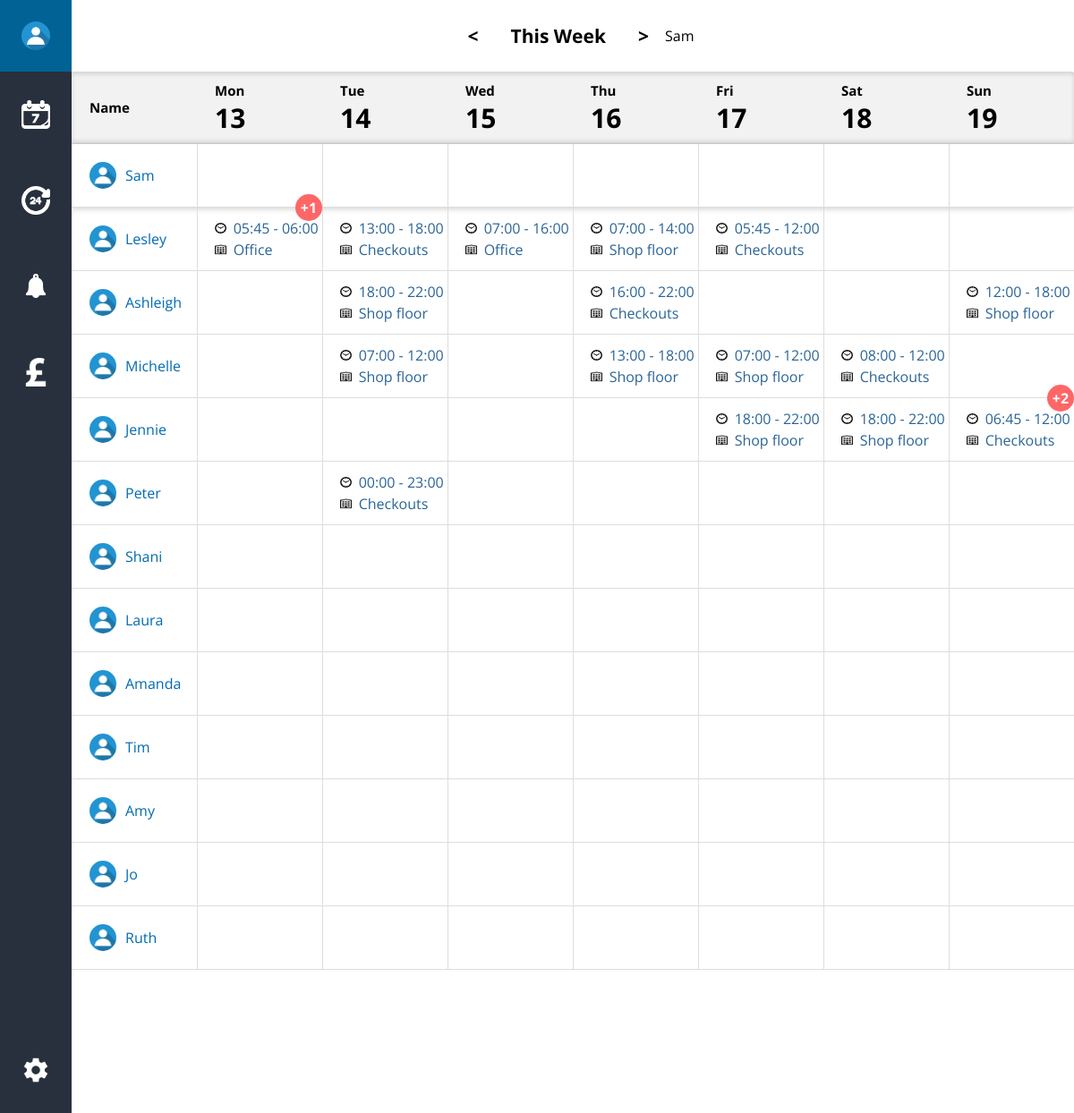
Page /overview?login=success (signed in) on the committed database.
### tables this page shows
CREATE TABLE IF NOT EXISTS `tblemployee` (
  `EmployeeID` int(11) NOT NULL AUTO_INCREMENT,
  `OrganizationID` int(11) NOT NULL,
  `EmployeeFirst` varchar(256) NOT NULL,
  `EmployeeLast` varchar(256) NOT NULL,
  `EmployeeType` varchar(256) NOT NULL,
  `EmployeePayrate` decimal(11,2) NOT NULL,
  `EmployeeEmail` varchar(256) NOT NULL,
  `EmployeePassword` varchar(256) NOT NULL,
  PRIMARY KEY (`EmployeeID`),
  UNIQUE KEY `EmployeeID` (`EmployeeID`),
  KEY `OrganizationID` (`OrganizationID`)
);

CREATE TABLE IF NOT EXISTS `tblbook` (
  `EmployeeID` int(11) NOT NULL,
  `DepartmentID` int(11) NOT NULL,
  `BookID` int(11) NOT NULL AUTO_INCREMENT,
  `StartTime` time NOT NULL,
  `EndTime` time NOT NULL,
  `BookDate` date NOT NULL,
  PRIMARY KEY (`BookID`),
  UNIQUE KEY `EmployeeID` (`EmployeeID`,`DepartmentID`,`BookID`),
  KEY `DepartmentID` (`DepartmentID`)
);

CREATE TABLE IF NOT EXISTS `tbldepartment` (
  `DepartmentID` int(11) NOT NULL AUTO_INCREMENT,
  `DepartmentName` varchar(256) NOT NULL,
  `DepartmentMinEmployees` int(11) NOT NULL,
  PRIMARY KEY (`DepartmentID`),
  UNIQUE KEY `DepartmentID` (`DepartmentID`)
);

### includes/classes.php (called while the page is built, shortened)
<?php
require_once "dbh.inc.php";
class Employee{
    private $employeeID;
    private $employeeFirst;
    private $employeeLast;
    public function setByParams($id, $first, $last, $type, $payrate, $email, $orgID){
        $this->employeeID = $id;
        $this->employeeFirst = $first;
        $this->employeeLast = $last;
    }
    public function getName($length = "first"){
        if ($length == "full") {
            return $this->employeeFirst . " " . $this->employeeLast;
        } else {
            return $this->employeeFirst;
        }
    }
    public function getID(){
        return $this->employeeID;
    }
}
class HourTile{
    private $departmentID;
    private $startTime;
    private $endTime;
    public function setByParams($id, $empId, $depID, $start, $end, $date){
        $this->departmentID = $depID;
        $this->startTime = $start;
        $this->endTime = $end;
    }
    public function getStart(){
        return substr($this->startTime, 0, 5);
    }
    public function getEnd(){
        return substr($this->endTime, 0, 5);
    }
    public function getDepartment(){
        $dep = $this->departmentID;
        $query = "SELECT DepartmentName FROM tbldepartment WHERE DepartmentID='$dep'";
        $dbh = new Dbh();
        $name = $dbh->executeSelect($query);
        return $name[0]['DepartmentName'];
    }
}

### includes/dbh.inc.php (called while the page is built, shortened)
<?php
class Dbh{
    private $dbh;
    private $dbServername = "localhost";
    private $dbUsername = "root";
    private $dbPassword = "";
    private $dbName = "zerocontractor";
    public function __construct(){
        $this->dbh = new PDO("mysql:dbname=" . $this->dbName . ";host=" . $this->dbServername . ";",
        $this->dbUsername, $this->dbPassword);
    }
    public function executeSelect($query) {
        $this->dbh->setAttribute(PDO::ATTR_ERRMODE, PDO::ERRMODE_EXCEPTION);
        $stmt = $this->dbh->prepare($query);
        $result = $stmt->execute();
        $entry = $stmt->fetchAll(PDO::FETCH_ASSOC);
        return $entry;
    }
}

### overview.php (the view, shortened to what this page needs)
<?php
    require_once "includes/header.inc.php";
    require_once "includes/dbh.inc.php";
    require_once "includes/classes.php";
    $dbh = new Dbh();
    $week = "-4";
    $days = 7;
    if (isset($_SESSION)) {
        $user = new Employee();
        $user->setByParams($_SESSION['u_id'], $_SESSION['u_first'], $_SESSION['u_last'], $_SESSION['u_type'],
            $_SESSION['u_payrate'], $_SESSION['u_email'], $_SESSION['u_cuid']);
    }
?>
        <header id="header__overview-header">
            <nav class="overview-header__nav">
                <span><</span><span>This Week</span><span>></span>
                <?php echo $user->getName(); ?>
            </nav>
        </header>
        <?php require_once "includes/side-nav.inc.php" ?>
        <div id="overview-manager" class="overview-manager__container">
            <div class="overview-manager__table">
                <div class="overview-manager__row overview-manager__row--header">
                    <div class="overview-manager__cell overview-manager__cell--header">
                        <div class="cell__content"><div class="cell__text-content"><span>Name</span></div></div>
                    </div>
                    <?php
                        for ($i = 0; $i < $days; $i++) {
                            $date = new DateTime(date('Y-m-d', strtotime('monday ' . $week . ' week') + (($i + 1) * 86300)));
                    ?>
                    <div class="overview-manager__cell overview-manager__cell--header <?php if ($date->format('Y-m-d') == date('Y-m-d')) { echo "overview-manager__cell--today"; }?>">
                        <div class="cell__content">
                            <div class="cell__text-content">
                                <span><?php echo  $date->format('D'); ?></span>
                                <span class="day"><?php echo $date->format('d'); ?></span>
                            </div>
                        </div>
                    </div>
                        <?php } ?>
                </div>
                <?php
                    $query = "SELECT * FROM tblemployee";
                    $empResult = $dbh->executeSelect($query);
                    if ($empResult) {
                        foreach ($empResult as $emp) {
                            $employee = new Employee();
                            $employee->setByRow($emp);
                ?>
                <div class="overview-manager__row <?php if ($employee->getID() == $user->getID()) { echo "user"; } ?>">
                    <div class="overview-manager__cell">
                        <div class="cell__content cell__content--first">
                            <div class="cell__text-content">
                                <img src="media/img/icons/profile.jpg" class="user-pic" />
                                <span><?php echo $employee->getName(); ?></span>
                            </div>
                        </div>
                    </div>
                    <?php
                            for ($i = 1; $i < $days + 1; $i++) {
                                $select = $employee->getID();
                                $date = date('Y-m-d', strtotime('monday ' . $week . ' week') + ($i * 86300));
                                $query = "SELECT * FROM tblbook WHERE BookDate='$date' AND EmployeeID='$select' ORDER BY StartTime, EndTime";
                                $bookResult = $dbh->executeSelect($query);
                                if ($bookResult) {
                                    $bookedHours = new HourTile();
                                    $bookedHours->setByRow($bookResult[0]);
                    ?>
                    <div class="overview-manager__cell overview-manager__cell--button <?php if ($date == date('Y-m-d')) { echo "overview-manager__cell--today"; }?>">
                        <div class="cell__content cell__content--dropdown">
                            <div class="cell__text-content cell__text-content--responsive">
                                <span>
                                    <img src="media/img/icons/clock.png" alt="Clock time icon" class="img-small" />
                                    <?php echo $bookedHours->getStart(); ?> - <?php echo $bookedHours->getEnd(); ?>
                                </span>
                                <span>
                                    <img src="media/img/icons/department.png" clock="Department icon" class="img-small" />
                                    <?php echo $bookedHours->getDepartment(); ?>
                                </span>
                            </div>
                        </div>
                        <?php if (count($bookResult) > 1) { ?>
                            <div class="notification-bubble">+<?php echo count($bookResult) - 1;?></div>
                        <?php } ?>
                    </div>
                    <?php } else {  ?>
                    <div class="overview-manager__cell overview-manager__cell--button overview-manager__cell--empty <?php if ($date == date('Y-m-d')) { echo "overview-manager__cell--today"; }?>">
                        <div class="cell__content"></div>
                    </div>
                    <?php
                            }
                        }
                    ?>
                </div>
                <?php
                        }
                    } else {
                        echo "there is nothing to display here!";
                    }
                ?>
            </div>
            <div id="footer__overview-footer">
            </div>
        </div>
<?php
    require_once "includes/footer.inc.php";
?>

### css/main.css (style rules this page uses)
html, body, div, span, object, iframe, h1, h2, h3, h4, h5, h6, p, blockquote, pre, abbr, address, cite, code, del, dfn, em, img, ins, kbd, q, samp, small, strong, sub, sup, var, b, i, dl, dt, dd, ol, ul, li, fieldset, form, label, legend, table, caption, tbody, tfoot, thead, tr, th, td, article, aside, canvas, details, figcaption, figure, footer, header, hgroup, menu, nav, section, summary, time, mark, audio, video { margin: 0; padding: 0; border: 0; outline: 0; font-size: 100%; vertical-align: baseline; background: transparent; }
html, body { width: 100%; height: 100%; margin: 0; padding: 0; }
body { font-family: 'Open sans', 'sans-serif'; color: black; line-height: 1; }
article, aside, details, figcaption, figure, footer, header, hgroup, menu, nav, section { display: block; }
* { -webkit-box-sizing: content-box; box-sizing: content-box; }
header#header__overview-header { width: 100%; height: 80px; display: inline-block; position: relative; }
header#header__overview-header nav.overview-header__nav { margin-left: 80px; display: -webkit-box; display: -ms-flexbox; display: flex; -webkit-box-align: center; -ms-flex-align: center; align-items: center; -webkit-box-pack: center; -ms-flex-pack: center; justify-content: center; height: 100%; background-color: #fff; }
header#header__overview-header nav.overview-header__nav span { font-weight: bold; font-size: 21px; padding: 10px 18px; }
#overview-manager.overview-manager__container { margin-left: 80px; }
#overview-manager.overview-manager__container .overview-manager__table { width: 100%; font-size: 0; color: #2a6496; }
#overview-manager.overview-manager__container .overview-manager__table .overview-manager__row { width: 100%; border-bottom: 1px solid #ddd; cursor: pointer; -webkit-transition: .3s; transition: .3s; }
#overview-manager.overview-manager__container .overview-manager__table .overview-manager__row.user { -webkit-box-shadow: 0px 3px 5px rgba(0, 0, 0, 0.125), 0px -3px 5px rgba(0, 0, 0, 0.125); box-shadow: 0px 3px 5px rgba(0, 0, 0, 0.125), 0px -3px 5px rgba(0, 0, 0, 0.125); }
#overview-manager.overview-manager__container .overview-manager__table .overview-manager__row .overview-manager__cell--header { font-weight: bold; font-size: 15px; color: black; cursor: default; height: 80px; }
#overview-manager.overview-manager__container .overview-manager__table .overview-manager__row--header { background-color: #f2f2f2; border-radius: 2px 2px 0 0; -webkit-box-shadow: inset 0 3px 5px rgba(0, 0, 0, 0.125); box-shadow: inset 0 3px 5px rgba(0, 0, 0, 0.125); }
.overview-manager__cell { width: 12.5%; height: 70px; display: inline-block; font-size: 16px; vertical-align: top; text-align: left; position: relative; }
.overview-manager__cell .cell__content { width: 100%; height: 100%; display: -webkit-box; display: -ms-flexbox; display: flex; -webkit-box-align: center; -ms-flex-align: center; align-items: center; overflow: hidden; }
.overview-manager__cell .cell__content .cell__text-content span.day { font-size: 30px; }
.overview-manager__cell .cell__content .cell__text-content .user-pic { width: 30px; height: 30px; border-radius: 20px; }
.overview-manager__cell .cell__content.cell__content--first { border-right: 1px solid #ddd; color: #006bb2; overflow-wrap: break-word; }
.overview-manager__cell .cell__content.cell__content--first span { padding-left: 10px; }
.overview-manager__cell .cell__content.cell__content--first .cell__text-content { display: -webkit-box; display: -ms-flexbox; display: flex; -webkit-box-align: center; -ms-flex-align: center; align-items: center; }
.overview-manager__cell .notification-bubble { right: 0; top: -15px; width: 30px; height: 30px; line-height: 30px; font-weight: bold; }
.overview-manager__cell.overview-manager__cell--button:nth-last-child(n+2) .cell__content { border-right: 1px solid #ddd; }
.cell__text-content { margin-left: 20px; }
.cell__text-content span { display: block; padding: 4px 0; }
.cell__text-content .img-small { width: 12.5px; height: 12.5px; padding-right: 4px; }
#footer__overview-footer { width: 100%; height: 160px; }
.notification-bubble { position: absolute; width: 20px; height: 20px; background-color: #ff6666; color: white; top: 5px; right: 7px; text-align: center; vertical-align: middle; line-height: 20px; border-radius: 30px; }

### rows in the picture
tblemployee: EmployeeFirst "Sam"
tblemployee: EmployeeFirst "Lesley"
tblbook: StartTime "05:45", EndTime "06:00", DepartmentID.DepartmentName "Office", count($bookResult) - 1 "1"
tblbook: StartTime "13:00", EndTime "18:00", DepartmentID.DepartmentName "Checkouts"
tblbook: StartTime "07:00", EndTime "16:00", DepartmentID.DepartmentName "Office"
tblbook: StartTime "07:00", EndTime "14:00", DepartmentID.DepartmentName "Shop floor"
tblbook: StartTime "05:45", EndTime "12:00", DepartmentID.DepartmentName "Checkouts"
tblemployee: EmployeeFirst "Ashleigh"
tblbook: StartTime "18:00", EndTime "22:00", DepartmentID.DepartmentName "Shop floor"
tblbook: StartTime "16:00", EndTime "22:00", DepartmentID.DepartmentName "Checkouts"
tblbook: StartTime "12:00", EndTime "18:00", DepartmentID.DepartmentName "Shop floor"
tblemployee: EmployeeFirst "Michelle"
tblbook: StartTime "07:00", EndTime "12:00", DepartmentID.DepartmentName "Shop floor"
tblbook: StartTime "13:00", EndTime "18:00", DepartmentID.DepartmentName "Shop floor"
tblbook: StartTime "07:00", EndTime "12:00", DepartmentID.DepartmentName "Shop floor"
tblbook: StartTime "08:00", EndTime "12:00", DepartmentID.DepartmentName "Checkouts"
tblemployee: EmployeeFirst "Jennie"
tblbook: StartTime "18:00", EndTime "22:00", DepartmentID.DepartmentName "Shop floor"
tblbook: StartTime "18:00", EndTime "22:00", DepartmentID.DepartmentName "Shop floor"
tblbook: StartTime "06:45", EndTime "12:00", DepartmentID.DepartmentName "Checkouts", count($bookResult) - 1 "2"
tblemployee: EmployeeFirst "Peter"
tblbook: StartTime "00:00", EndTime "23:00", DepartmentID.DepartmentName "Checkouts"
tblemployee: EmployeeFirst "Shani"
tblemployee: EmployeeFirst "Laura"
tblemployee: EmployeeFirst "Amanda"
tblemployee: EmployeeFirst "Tim"
tblemployee: EmployeeFirst "Amy"
tblemployee: EmployeeFirst "Jo"
tblemployee: EmployeeFirst "Ruth"

### other values in the picture
$user->getName() "Sam"
$date->format('D') "Mon"
$date->format('d') "13"
$date->format('D') "Tue"
$date->format('d') "14"
$date->format('D') "Wed"
$date->format('d') "15"
$date->format('D') "Thu"
$date->format('d') "16"
$date->format('D') "Fri"
$date->format('d') "17"
$date->format('D') "Sat"
$date->format('d') "18"
$date->format('D') "Sun"
$date->format('d') "19"
